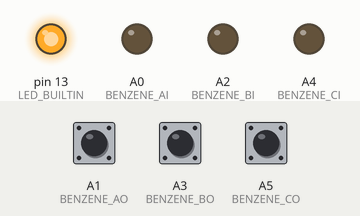
Bench run of a sketch on a simulated Arduino Uno, built with avr-gcc and run on an emulated ATmega328P. Shown: output pins drawn as LEDs (lit = HIGH). The inputs (shaded band) are chosen by the test bench; at power-on: A1 (BENZENE_AO) HIGH, A3 (BENZENE_BO) HIGH, A5 (BENZENE_CO) HIGH. What the sketch prints to the serial monitor is not drawn.

Above: at 0.2 s.
At 0.7 s:
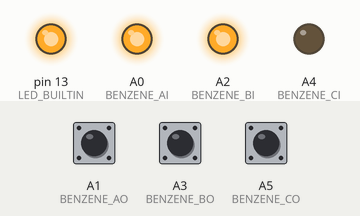
At 1.2 s:
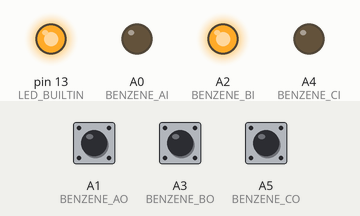
At 2.7 s:
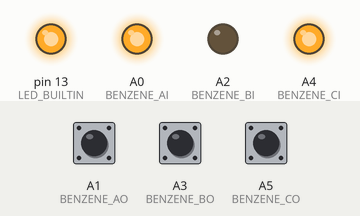
At 4.7 s:
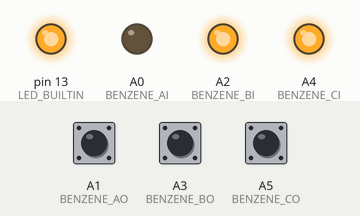
At 6.2 s:
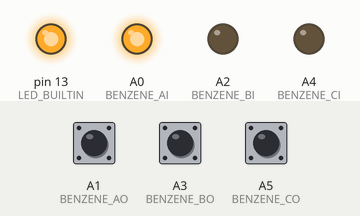
Timing chart, 0 to 6.9 s (numbered marks = the images above):
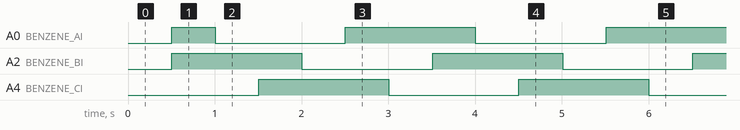

The sketch:

BenzeneRectifier.ino
```cpp
#define BENZENE_AI   A0
#define BENZENE_AO   A1
#define BENZENE_BI   A2
#define BENZENE_BO   A3
#define BENZENE_CI   A4
#define BENZENE_CO   A5

#define PHASES        3
#define PHASES_X2     6

#define BLINK       250
#define BLINK_X2    500

unsigned int phase = PHASES_X2;
unsigned int timer = 0;
unsigned int mlock = 1;
unsigned int value = 0;

unsigned int AI = 0;
unsigned int AO = 0;
unsigned int BI = 0;
unsigned int BO = 0;
unsigned int CI = 0;
unsigned int CO = 0;

void setup()
{
    Serial.begin(115200);
    pinMode(LED_BUILTIN, OUTPUT);
    digitalWrite(LED_BUILTIN, HIGH);

    pinMode(BENZENE_AI, OUTPUT);
    pinMode(BENZENE_AO, INPUT_PULLUP);
    pinMode(BENZENE_BI, OUTPUT);
    pinMode(BENZENE_BO, INPUT_PULLUP);
    pinMode(BENZENE_CI, OUTPUT);
    pinMode(BENZENE_CO, INPUT_PULLUP);

    digitalWrite(BENZENE_AI, LOW);
    digitalWrite(BENZENE_BI, LOW);
    digitalWrite(BENZENE_CI, LOW);
}

int phaseShift(int next)
{
    int tmp = phase;
    phase = next;
    switch (phase)
    {
        default:
        case (0): { AI = 1; BI = 0; CI = 0; } break;
        case (1): { AI = 1; BI = 1; CI = 0; } break;
        case (2): { AI = 0; BI = 1; CI = 0; } break;
        case (3): { AI = 0; BI = 1; CI = 1; } break;
        case (4): { AI = 0; BI = 0; CI = 1; } break;
        case (5): { AI = 1; BI = 0; CI = 1; } break;
    }
    return tmp;
}

void loop()
{
    timer = millis();
    if ((!mlock) && ((timer % (BLINK_X2)) < BLINK))
    {
        mlock = 1;
        value = !value;
        phaseShift((phase + 1) % PHASES_X2);
    }
    else if ((mlock) && ((timer % (BLINK_X2)) >= BLINK))
    {
        mlock = 0;
    }
    digitalWrite(BENZENE_AI, AI);
    digitalWrite(BENZENE_BI, BI);
    digitalWrite(BENZENE_CI, CI);
    AO = digitalRead(BENZENE_AO);
    BO = digitalRead(BENZENE_BO);
    CO = digitalRead(BENZENE_CO);
    Serial.print("Phase:"); Serial.print(phase); Serial.print(",");
    Serial.print("AI:"); Serial.print(AI + 0x2); Serial.print(",");
    Serial.print("AO:"); Serial.print(AO + 0x4); Serial.print(",");
    Serial.print("BI:"); Serial.print(BI + 0x6); Serial.print(",");
    Serial.print("BO:"); Serial.print(BO + 0x8); Serial.print(",");
    Serial.print("CI:"); Serial.print(CI + 0xA); Serial.print(",");
    Serial.print("CO:"); Serial.print(CO + 0xC); Serial.println();
    delay(10);
}
```

Measured:
- by itself, A0 (BENZENE_AI): repeats every 3.0 s: LOW 1.5 s, HIGH 1.5 s
- by itself, A2 (BENZENE_BI), A4 (BENZENE_CI): alternates HIGH for 1.5 s and LOW for 1.5 s
- by itself, everything shown: repeats every 3.0 s, in 6 steps
